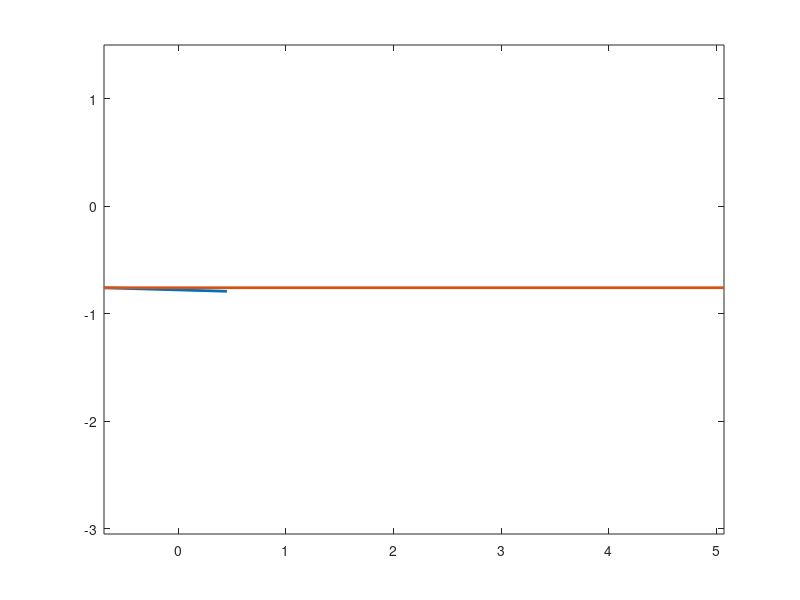

Here is the MATLAB script that generated this plot: (Note: this script raises an error after producing the figure.)
% Função que tenta fazer "merge" de 2 segmentos de reta
% Entradas: coordenadas (x,y) dos 2 segmentos Seg1 e Seg2
%           Seg1 = [x1 x2; y1 y2] onde (x1,y1) e (x2,y2) = "end points" 1 e 2
%           Seg2 = [x3 x4; y3 y4] onde (x3,y3) e (x4,y4) = "end points" 3 e 4
% Saídas: Seg3 =[x5 x6; y5 y6] com as coordenadas do segmento resultante
%         Seg3 = [] se não for possível fazer o "merge" de Seg1 e Seg2
close all;clc;clear all;
dist_min = 0.2; %metros
ang_min = 15; %graus

% Seg1 = [1 0;0 1];
% Seg2 = [0.5 1;1.5 1];

%Segmentos diagonais
% Seg1 = [0.9 0;0 1.1];
% Seg2 = [1 0;0 1];

%Caso1
% Seg1 = [0 1;0 1];     %OK!!!
% Seg2 = [-0.1 1.1;-0.1 1.1];
%Caso2
% Seg1 = [0 1;0 1];     %OK!!!
% Seg2 = [-0.1 0.8;-0.1 0.8];
%Caso3
% Seg1 = [0 1;0 1];     %OK!!!
% Seg2 = [2 3;2 3];

%Segmentos Verticais
% Seg1 = [1.1 1.1;0.9 0.1];
% Seg2 = [1 1;1 0];

%Caso1
% Seg1 = [1 1;0 1];         %OK!!!
% Seg2 = [1.1 1.1;-0.1 1.1];
%Caso2
% Seg1 = [1 1;0 1];         %OK!!!
% Seg2 = [1.1 1.1;0.8 1.8];
%Caso3
% Seg1 = [1 1;0 1];         %OK!!!
% Seg2 = [1.1 1.1;1.8 2.8];

%Segmentos Horizontais
% Seg1 = [0.9 0.1;1.1 1.1];
% Seg2 = [1 0;1 1];

%Caso1
% Seg1 = [0.1 1.1;1 1];     %OK!!!
% Seg2 = [-0.9 1.3;1.1 1.1];
%Caso2
% Seg1 = [0.1 1.1;1 1];     %OK!!!
% Seg2 = [-0.9 0.8;1.1 1.1];
%Caso3
% Seg1 = [0.1 1.1;1 1];     %OK!!!
% Seg2 = [-0.1 -0.5;1.1 1.1];

%TESTES
%segmentos diagonais
% Seg1 = [-5 7;4 4.5];      %OK!!!
% Seg2 = [-5.15 7.15;4.1 4.15];

% segmentos quase verticais
% Seg1 = [5.5 5.505; 10.3 11];  %OK!!!
% Seg2 = [5.51 5.495;10 11.2];

% segmentos quase horizontais
% Seg1 = [-15.1 -13.8;-14.95 -15.1];  %verificar OK!!!
% Seg2 = [-15 -14;-15 -14.9];

% Seg1 =[0.4508 -0.6897;-0.7924 -0.7600]; %NAO FUNC!!! -> FUNCIONOU
% Seg2 = [-0.6924 5.0737;-2.2784 -2.2784];

Seg1 =[0.4508 -0.6897;-0.7924 -0.7600]; %NAO FUNC!!!  -> FUNCIONOU
Seg2 = [-0.6924 5.0737;-0.759 -0.759];

figure
plot(Seg1(1,:),Seg1(2,:),'LineWidth',2);hold on;
plot(Seg2(1,:),Seg2(2,:),'LineWidth',2);hold off;
axis equal;


p1 = Seg1(:,2)-Seg1(:,1);
p2 = Seg2(:,2)-Seg2(:,1);
teta(1)=atan2(p1(2),p1(1))*180/pi;
teta(2)=atan2(p2(2),p2(1))*180/pi;
teta1(1) = fix_teta(teta(1)*pi/180);
teta1(2) = fix_teta(teta(2)*pi/180);
teta1=teta1*180/pi;

dif_ang=calc_dif_ang(teta1(1,1),teta1(1,2));



% if abs(teta(2)-teta(1))<=ang_min
%     teta1(1) = teta(1);
%     teta1(2) = teta(2);
% else
%     teta1(1) = fix_teta(teta(1)*pi/180);
%     teta1(2) = fix_teta(teta(2)*pi/180);
%     teta1=teta1*180/pi;
% end

% abs(teta1(2)-teta1(1))
if dif_ang<=ang_min
    %PODE OCORRER MERGE
    
    V=[Seg1 Seg2];
    %Formula da distancia do ponto em relacao ao segmento
    %Segmentos originais
    dist=distance_point_to_seg(V);

    if min(dist)<=dist_min
        %Segmentos proximos da vertical, torná-los verticais
        x = [Seg1(1,:) Seg2(1,:)];
        if abs(x(1)-x(2)) < dist_min
            x_med=(x(1)+x(2))/2; Seg1(1,:)=[x_med x_med];
            if Seg1(2,2) < Seg1(2,1); Seg1(2,:) = Seg1(2,[2 1]); end
        end
        if abs(x(3)-x(4)) < dist_min
           x_med=(x(3)+x(4))/2; Seg2(1,:)=[x_med x_med];
           if Seg2(2,2) < Seg2(2,1); Seg2(2,:) = Seg2(2,[2 1]); end
           Seg2(1,:) = Seg1(1,:);
        end
    
        %Segmentos proximos da horizontal, torná-los horizontais
        y=[Seg1(2,:) Seg2(2,:)];
        if abs(y(1)-y(2)) < dist_min
            y_med=(y(1)+y(2))/2; Seg1(2,:)=[y_med y_med]; 
            if Seg1(1,2) < Seg1(1,1); Seg1(1,:) = Seg1(1,[2 1]); end
        end
        if abs(y(3)-y(4)) < dist_min
            y_med=(y(3)+y(4))/2; Seg2(2,:)=[y_med y_med]; 
            if Seg2(1,2) < Seg2(1,1); Seg2(1,:) = Seg2(1,[2 1]); end
            Seg2(2,:) = Seg1(2,:);
        end
    
        if abs(Seg1(1,1)-Seg1(1,2))>dist_min && abs(Seg2(1,1)-Seg2(1,2))>dist_min
            % Garantir que x1 <= x2, x3 <= x4
            x1=[Seg1(1,:) Seg2(1,:)];
            if x1(2) < x1(1); Seg1=Seg1(:,[2 1]); x1=[Seg1(1,:) Seg2(1,:)]; end % se x2 < x1
            if x1(4) < x1(3); Seg2=Seg2(:,[2 1]); x1=[Seg1(1,:) Seg2(1,:)]; end % se x4 < x3
        else
            % Garantir que y1 <= y2, y3 <= y4
            y1=[Seg1(2,:) Seg2(2,:)];
            if y1(2) < y1(1); Seg1=Seg1(:,[2 1]); y1=[Seg1(2,:) Seg2(2,:)]; end % se x2 < x1
            if y1(4) < y1(3); Seg2=Seg2(:,[2 1]); y1=[Seg1(2,:) Seg2(2,:)]; end % se x4 < x3
        end
        %-------------------------------------------------------------
        P=[Seg1 Seg2];
        %Formula da distancia do ponto em relacao ao segmento
        %Segmentos modificados
        d_point_to_seg=distance_point_to_seg(P);
    
        %Formula da distancia entre end points
        d12 = sqrt((P(1,1)-P(1,2))^2+(P(2,1)-P(2,2))^2);
        %teste dos endpoints do Seg1 em relação ao Seg2
        %endpoint1 do Seg1 com endpoint1 do Seg2
        d13 = sqrt((P(1,1)-P(1,3))^2+(P(2,1)-P(2,3))^2);
        %endpoint2 do Seg1 com endpoint1 do Seg2
        d23 = sqrt((P(1,2)-P(1,3))^2+(P(2,2)-P(2,3))^2);
        %teste dos endpoints do Seg2 em relação ao Seg1
        %endpoint1 do Seg1 com endpoint2 do Seg2
        d14 = sqrt((P(1,1)-P(1,4))^2+(P(2,1)-P(2,4))^2);
        %endpoint2 do Seg1 com endpoint2 do Seg2
        d24 = sqrt((P(1,2)-P(1,4))^2+(P(2,2)-P(2,4))^2);
    
        %-------------------------------------------------------------
        if min(d_point_to_seg)<=dist_min
        % Caso 1 - Total Overlap
            if abs(P(1,1)-P(1,2))>dist_min
                if P(1,1)<=P(1,3) && P(1,4)<=P(1,2)
                    Seg3=[P(:,1) P(:,2)];
                    fprintf('Caso 1 - Total Overlap\n');
                elseif P(1,3)<=P(1,1) && P(1,2)<=P(1,4)
                    Seg3=[P(:,3) P(:,4)];
                    fprintf('Caso 1 - Total Overlap\n');
                end
            else
                if P(2,1)<=P(2,3) && P(2,4)<=P(2,2)
                    Seg3=[P(:,1) P(:,2)];
                    fprintf('Caso 1 - Total Overlap\n');
                elseif P(2,3)<=P(2,1) && P(2,2)<=P(2,4)
                    Seg3=[P(:,3) P(:,4)];
                    fprintf('Caso 1 - Total Overlap\n');
                end
            end
        % Caso 2 - Partial Overlap
            if abs(P(1,1)-P(1,2))>dist_min
                if P(1,1)<=P(1,3) && P(1,2)<=P(1,4) && P(1,3)<=P(1,2)
                    Seg3=[P(:,1) P(:,4)];
                    fprintf('Caso 2 - Partial Overlap\n');
                elseif P(1,3)<=P(1,1) && P(1,4)<=P(1,2) && P(1,1)<=P(1,4)
                    Seg3=[P(:,3) P(:,2)];
                    fprintf('Caso 2 - Partial Overlap\n');
                end
            else
                if P(2,1)<=P(2,3) && P(2,2)<=P(2,4) && P(2,3)<=P(2,2)
                    Seg3=[P(:,1) P(:,4)];
                    fprintf('Caso 2 - Partial Overlap\n');
                elseif P(2,3)<=P(2,1) && P(2,4)<=P(2,2) && P(2,1)<=P(2,4)
                    Seg3=[P(:,3) P(:,2)];
                    fprintf('Caso 2 - Partial Overlap\n');
                end
            end
        % Caso 3 - No Overlap
            if abs(P(1,1)-P(1,2))>dist_min
                if d23>=dist_min && d14>=dist_min && d13>=dist_min && d24>=dist_min
                    if P(1,2)<=P(1,3) && P(1,1)<=P(1,4)
                        Seg3=[];
                        fprintf('Caso 3 - No Overlap\n');
                    elseif P(1,4)<=P(1,1) && P(1,3)<=P(1,2)
                        Seg3=[];
                        fprintf('Caso 3 - No Overlap\n');
                    end
                end
            else
                if d23>=dist_min && d14>=dist_min && d13>=dist_min && d24>=dist_min
                    if P(2,2)<=P(2,3) && P(2,1)<=P(2,4)
                        Seg3=[];
                        fprintf('Caso 3 - No Overlap\n');
                    elseif P(2,4)<=P(2,1) && P(2,3)<=P(2,2)
                        Seg3=[];
                        fprintf('Caso 3 - No Overlap\n');
                    end
                end
            end
            hold on;
            plot(Seg3(1,:),Seg3(2,:),'LineWidth',2);
            hold off;
        
        else
            Seg3=[];
        end
    else
        Seg3=[];
    end
else
    %MERGE NAO OCORRE
    Seg3 = [];
end

function d_point_to_seg=distance_point_to_seg(P)
    %     %Formula da distancia do ponto em relacao ao segmento
    %     %teste dos endpoints do Seg1 em relação ao Seg2
    %     %endpoint1 do Seg1
        d1 = abs((P(1,4)-P(1,3))*(P(2,3)-P(2,1))-(P(1,3)-P(1,1))*(P(2,4)-P(2,3)))/sqrt((P(1,4)-P(1,3))^2+(P(2,4)-P(2,3))^2);
    %     %endpoint2 do Seg1
        d2 = abs((P(1,4)-P(1,3))*(P(2,3)-P(2,2))-(P(1,3)-P(1,2))*(P(2,4)-P(2,3)))/sqrt((P(1,4)-P(1,3))^2+(P(2,4)-P(2,3))^2);
    %     %teste dos endpoints do Seg2 em relação ao Seg1
    %     %endpoint1 do Seg2
        d3 = abs((P(1,2)-P(1,1))*(P(2,1)-P(2,3))-(P(1,1)-P(1,3))*(P(2,2)-P(2,1)))/sqrt((P(1,2)-P(1,1))^2+(P(2,2)-P(2,1))^2);
    %     %endpoint2 do Seg2
        d4 = abs((P(1,2)-P(1,1))*(P(2,1)-P(2,4))-(P(1,1)-P(1,4))*(P(2,2)-P(2,1)))/sqrt((P(1,2)-P(1,1))^2+(P(2,2)-P(2,1))^2);
        d_point_to_seg = [d1 d2 d3 d4];
end

function dif_ang=calc_dif_ang(teta1,teta2)
d_teta=teta1-teta2;
d_ang_1=mod(d_teta,180);
d_ang_2=mod(-d_teta,180);
dif_ang=min(abs([d_ang_1 d_ang_2]));
end
% function teta=fix_teta(teta)
% % % Retorna teta no intervalo [-pi,pi]
% if abs(teta)>=pi
%     ind=find(abs(teta)>=pi);
% %     for i=ind
% %         while teta(i) < -pi; teta(i) = teta(i) + 2*pi; end
% %         while teta(i) >  pi; teta(i) = teta(i) - 2*pi; end
% %     end
%     for i=ind
%         while teta(i) <= -pi; teta(i) = teta(i) + pi; end
%         while teta(i) >=  pi; teta(i) = teta(i) - pi; end
%     end
% elseif abs(teta)>=pi/2 && abs(teta)<pi
%     % Retorna teta no intervalo [-pi/2,pi/2]
%     ind=find(abs(teta)>=pi/2);
%     for i=ind
%         while teta(i) <= -pi/2; teta(i) = teta(i) + pi; end
%         while teta(i) >  pi/2; teta(i) = teta(i) - pi; end
%     end
% end
% end
% 
% function teta=fix_teta(teta)
% % Retorna teta no intervalo [0,pi]
%     ind=find(abs(teta)>=pi || abs(teta)>=0);
%     for i=ind
%         while teta(i) < 0; teta(i) = teta(i) + pi; end
%         while teta(i) >= pi; teta(i) = teta(i) - pi; end
%     end
% %     if teta<0
% %         teta = teta+pi;
% %     elseif teta>=pi
% %         teta = teta-pi;
% %     end
% end


% function teta=fix_teta(teta)
% % Retorna teta no intervalo [0,pi/2]
%     ind=find(abs(teta)>=pi/2);
%     for i=ind
%         while teta(i) < 0; teta(i) = teta(i) + pi; end
%         while teta(i) >= pi/2; teta(i) = teta(i) - pi; end
%     end
% %     if teta<0
% %         teta = teta+pi;
% %     elseif teta>=pi
% %         teta = teta-pi;
% %     end
% end

function teta=fix_teta(teta)
% Retorna teta no intervalo [0,pi]
    while teta < 0; teta = teta + pi; end
    while teta > pi; teta = teta - pi; end    
end